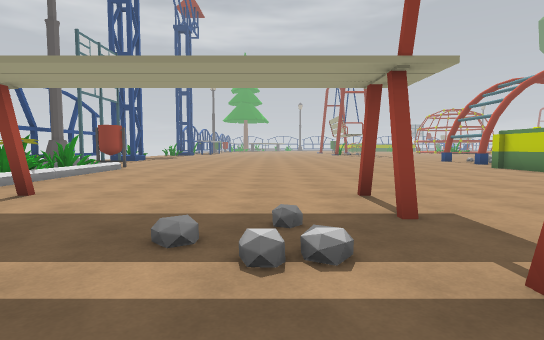
View 1 (above)

24 first-person views from a walk through a scene from a Unity 3-D project. The camera is 1.3 m above the floor, tilts 4° down and sees 80° across. The floor is counted in squares, 2 m on a side. Each view is taken from the middle of a square. On the plan, view 1 faces up. The plan holds only what a view shows up to about 10 squares ahead; the rest is blank. The place goes on beyond the plan. The player is left out.

View 2
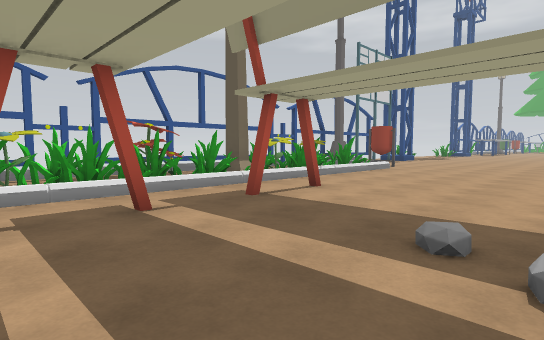

View 3
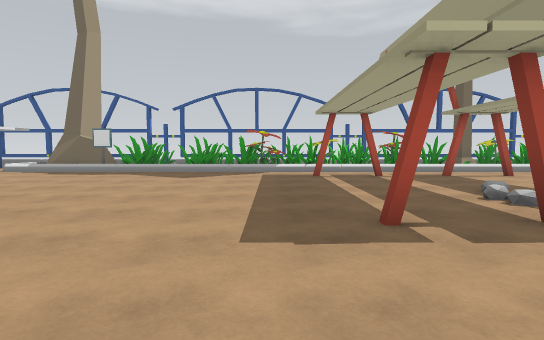

View 4
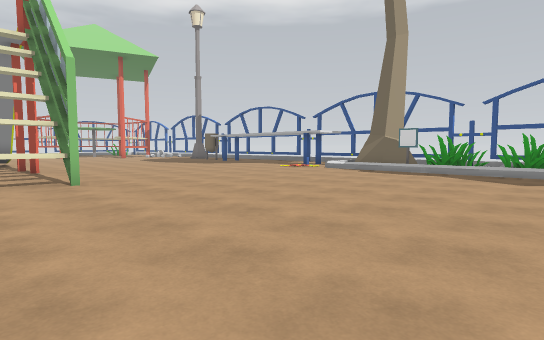

View 5
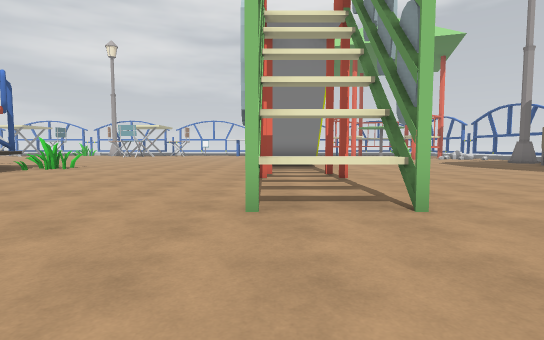

View 6
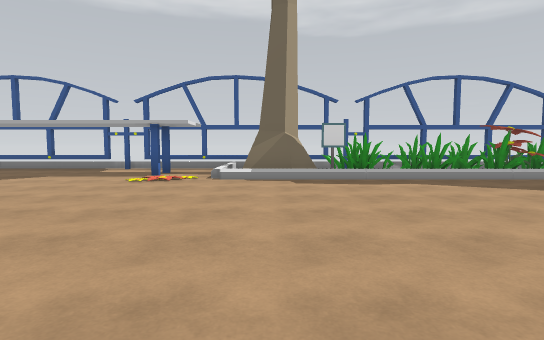

View 7
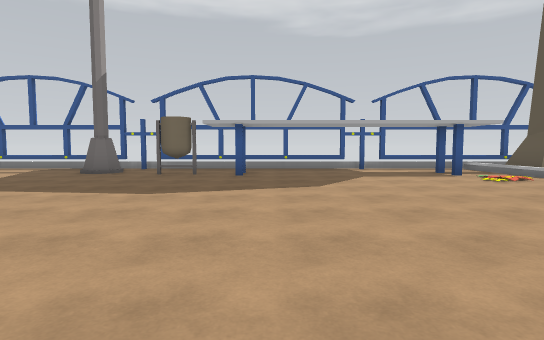

View 8
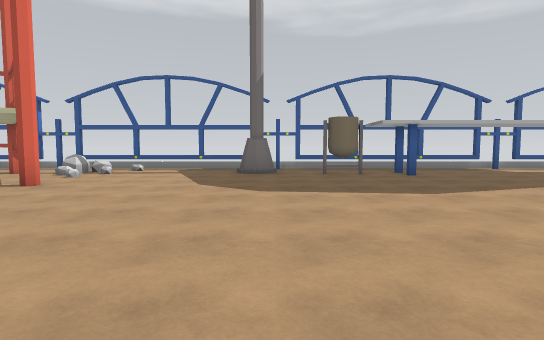

View 9
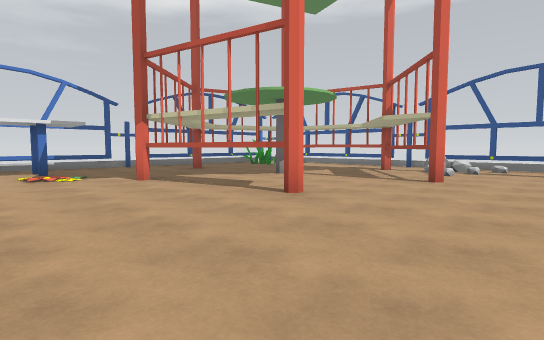

View 10
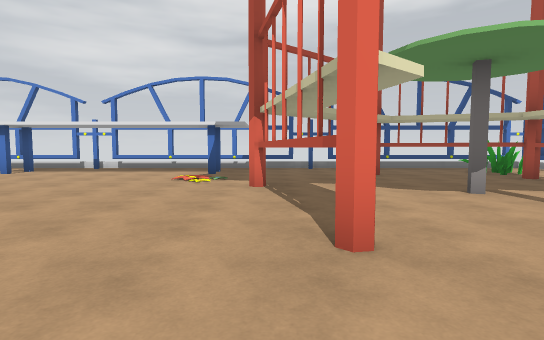

View 11
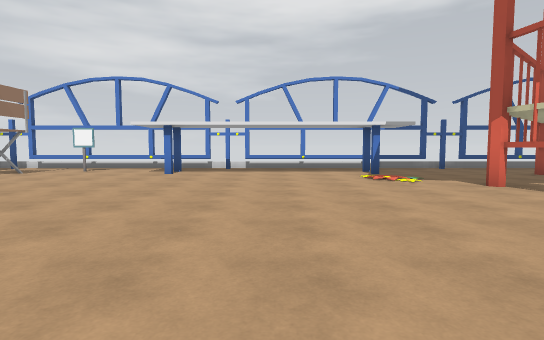

View 12
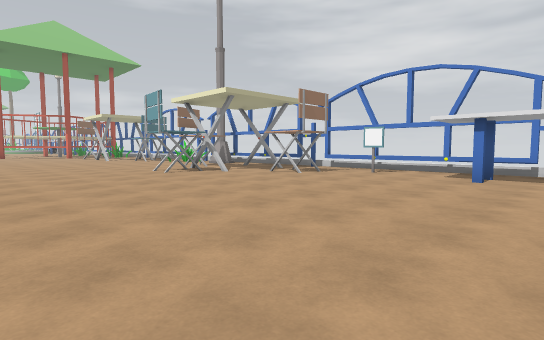

View 13
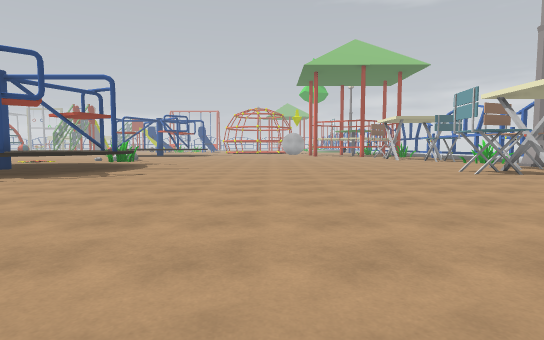

View 14
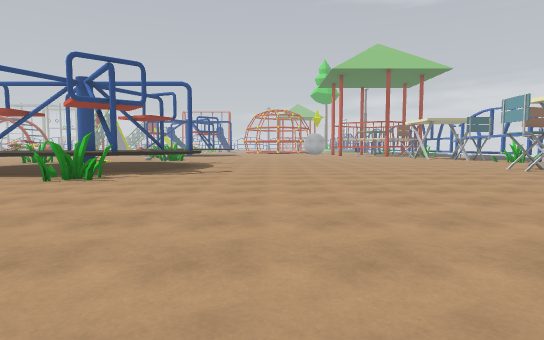

View 15
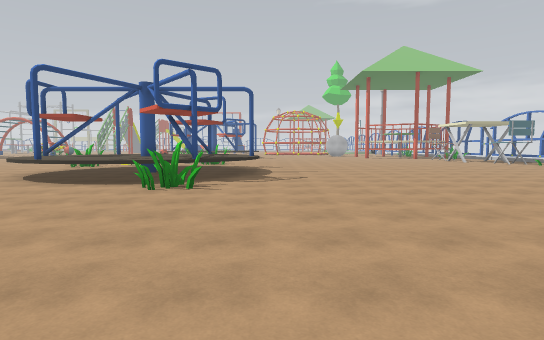

View 16
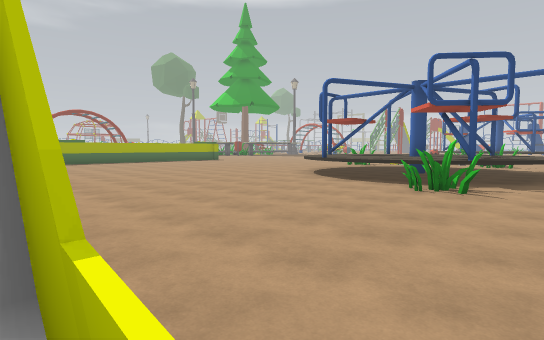

View 17
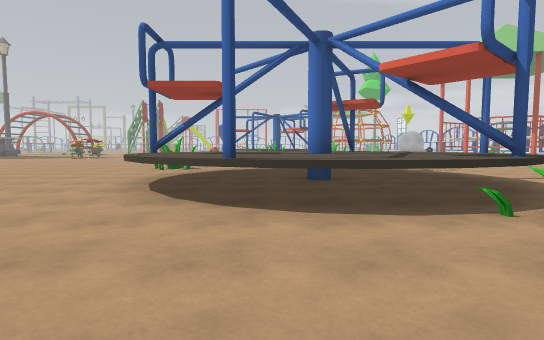

View 18
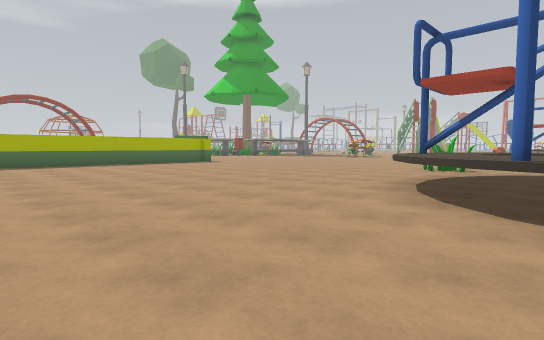

View 19
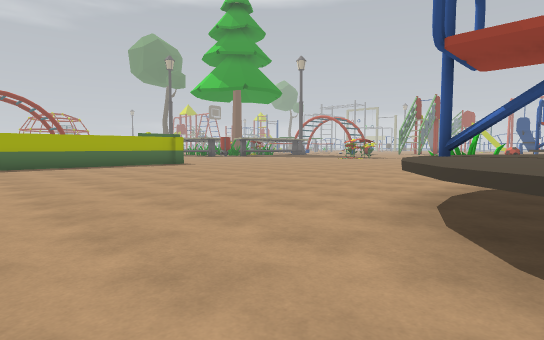

View 20
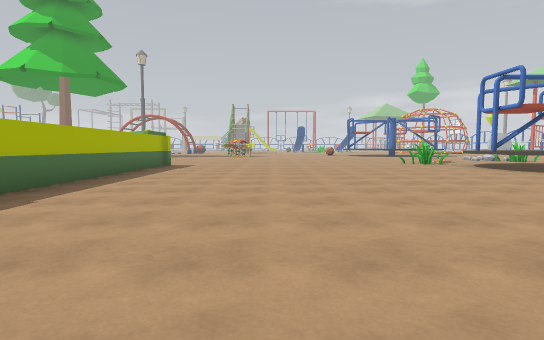

View 21
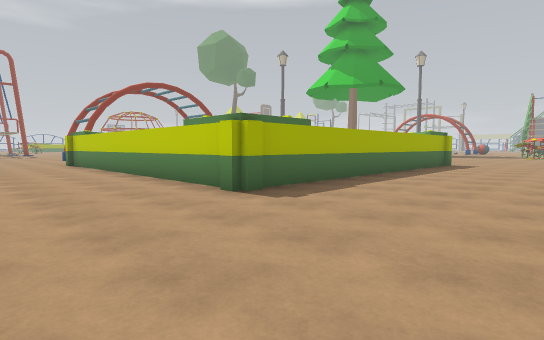

View 22
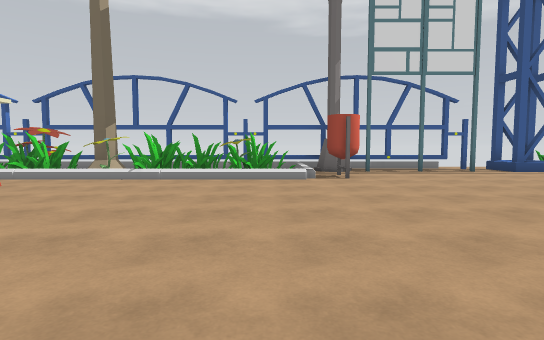

View 23
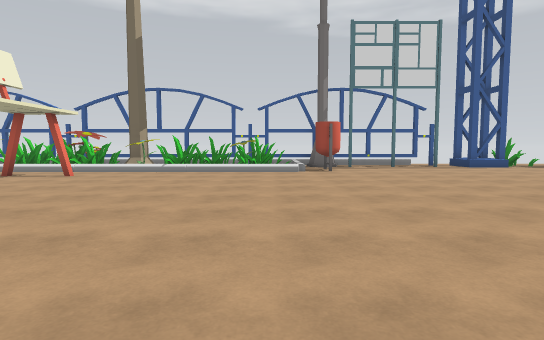

View 24
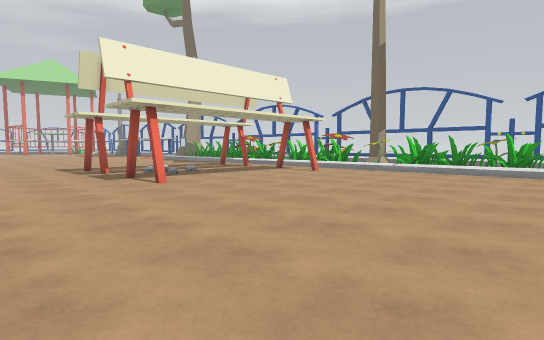

### Floor plan
Key: @ floor where view 1 was taken; # wall or solid block; x gap in a wall; . main floor; : floor 0.25 m higher than the main floor; / step, stairs or slope; = window, fence, low wall or low ledge; ^ raised ledge; T tree; B bin; H thing the floor can be seen under or through; C chair; O other object.
Columns run from 8 left of view 1 to 15 right of it. Each row starts with its distance up from view 1.
 13 /#.......
 12 ##........
 11 ##.B.......
 10 =..............#
  9 #  O...........#
  8 #OO ...........#
  7 /.O ...........#
  6 #O.O...........#
  5 ^.TO...........#
  4 #.O............#
  3 /OO..#...#.....#
  2 #.O............#
  1 #OO............#########
  0 / OO....@...............
 -1 = O.....................
 -2 /O O....................
 -3 #O  ....................
 -4 #   ......... ..........
 -5 #   .........  .........
 -6 / ##.......... .........
 -7 ###.....................
 -8 =.......................
 -9 #..O.......^^...........
-10 /.#..................^^^
-11 #...................^^^^
-12 #.........#.........^^^
-13 /...........#......^^^^^
-14 =...................^^^^
-15 /.#................O^^^^
-16 =.B......   #........^^^
-17 #.........  /...........
-18 #/#........  ...........
-19 ///.......  ............
-20 =........... ...........
-21 /.......................
-22 x=:.#...................
-23 /OO##..#................
-24 #.#.....H...............
-25 #.#.....H...............
-26   #..#..H............C..
-27   #.....H............C..
-28   .HH.HH..O............C
-29   O..HH..#....#....C.  C
-30 #...................
-31 #x^=^=x ^=^=^#x^=^=x#

Where each view was taken, in squares from view 1:
view 1: 0 up, 0 right, facing up
view 2: 0 up, 0 right, facing up-left
view 3: 1 down, 4 right, facing left
view 4: 2 down, 4 right, facing down-left
view 5: 5 down, 4 right, facing down
view 6: 7 down, 2 right, facing left
view 7: 14 down, 2 right, facing left
view 8: 18 down, 2 right, facing left
view 9: 20 down, 3 right, facing down-left
view 10: 21 down, 0 right, facing down
view 11: 21 down, 4 right, facing down
view 12: 22 down, 5 right, facing down-right
view 13: 21 down, 5 right, facing right
view 14: 19 down, 4 right, facing right
view 15: 17 down, 4 right, facing right
view 16: 17 down, 4 right, facing up-right
view 17: 12 down, 8 right, facing right
view 18: 12 down, 8 right, facing up-right
view 19: 11 down, 10 right, facing up-right
view 20: 3 down, 5 right, facing right
view 21: 3 down, 4 right, facing up-right
view 22: 9 up, 2 right, facing left
view 23: 9 up, 4 right, facing left
view 24: 10 up, 4 right, facing down-left
